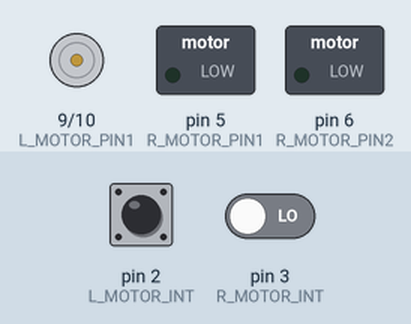
This sketch was run on a simulated Arduino Uno, built with avr-gcc and run on an emulated ATmega328P. Parts: motor-driver pin pairs drawn as motors (green arrow = first pin HIGH = forward, orange = second pin HIGH = backward, longer = more drive), switched loads named in the sketch (green lamp = pin HIGH). The test bench sets the inputs (shaded band); at power-on: pin 2 (L_MOTOR_INT) HIGH, pin 3 (R_MOTOR_INT) LOW. What the sketch prints to the serial monitor is not drawn.

Above: at 0.1 s.
At 2.6 s:
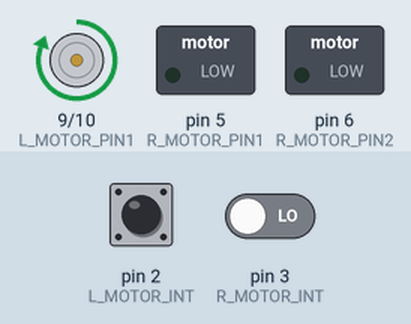
Timing chart, 0 to 4.1 s (numbered marks = the images above):
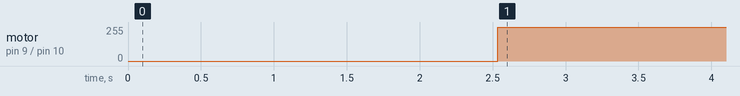

Measured:
- by itself, motor on pin 9 (L_MOTOR_PIN1) / pin 10 (L_MOTOR_PIN2): stopped → forward 255/255 at 2.5 s

The sketch:

motor_control.ino
```cpp
#define L_MOTOR_INT 2
#define R_MOTOR_INT 3
#define L_MOTOR_PIN1 9
#define L_MOTOR_PIN2 10
#define R_MOTOR_PIN1 5
#define R_MOTOR_PIN2 6

// 2pi = 980 triggered times
const double rot_per_count = 2*M_PI/980;
double left_speed_fb=0, right_speed_fb=0;
void setup() {
  // put your setup code here, to run once:
  pinMode(L_MOTOR_INT, INPUT_PULLUP);
  attachInterrupt(digitalPinToInterrupt(L_MOTOR_INT), left_int, RISING);
  attachInterrupt(digitalPinToInterrupt(R_MOTOR_INT), right_int, RISING);

  pinMode(L_MOTOR_PIN1, OUTPUT);
  pinMode(L_MOTOR_PIN2, OUTPUT);
  pinMode(R_MOTOR_PIN1, OUTPUT);
  pinMode(R_MOTOR_PIN2, OUTPUT);

  Serial.begin(115200);
  Serial.println("Start");
}

void loop() {
  // put your main code here, to run repeatedly:
  set_left_speed(0);
  delay(2000);
  set_left_speed(10.0);
  delay(2000);

}

void set_left_speed(double target_speed){
  while(1){
    static double duty = 0;
    const double gain = 0.2;
    double speed_diff = target_speed - left_speed_fb;
    if(speed_diff > -0.05 && speed_diff < 0.05) return;
    Serial.print("duty cycle: ");
    Serial.print(duty);
    Serial.print(" speed: ");
    Serial.print(left_speed_fb);
    Serial.print(" speed diff: ");
    Serial.print(speed_diff);
    Serial.println();
    duty += speed_diff * gain;
    analogWrite(L_MOTOR_PIN1, duty);

  }
}

void left_int(){
  static unsigned long prev_time = 0, curr_time = 0;
  curr_time = micros();
  //Serial.println("Left int");
  //Serial.print("time = ");
  //Serial.println(curr_time);
  if(prev_time == 0){
    prev_time = curr_time;
    return;
  }
  left_speed_fb = rot_per_count * 1e6 / (curr_time - prev_time);
  //Serial.println(left_speed_fb);
  prev_time = curr_time;
}

void right_int(){
  static unsigned long prev_time = 0, curr_time = 0;
  curr_time = micros();
  //Serial.println("Left int");
  //Serial.print("time = ");
  //Serial.println(curr_time);
  if(prev_time == 0){
    prev_time = curr_time;
    return;
  }
  right_speed_fb = rot_per_count * 1e6 / (curr_time - prev_time);
  //Serial.println(right_speed_fb);
  prev_time = curr_time;
}
```
